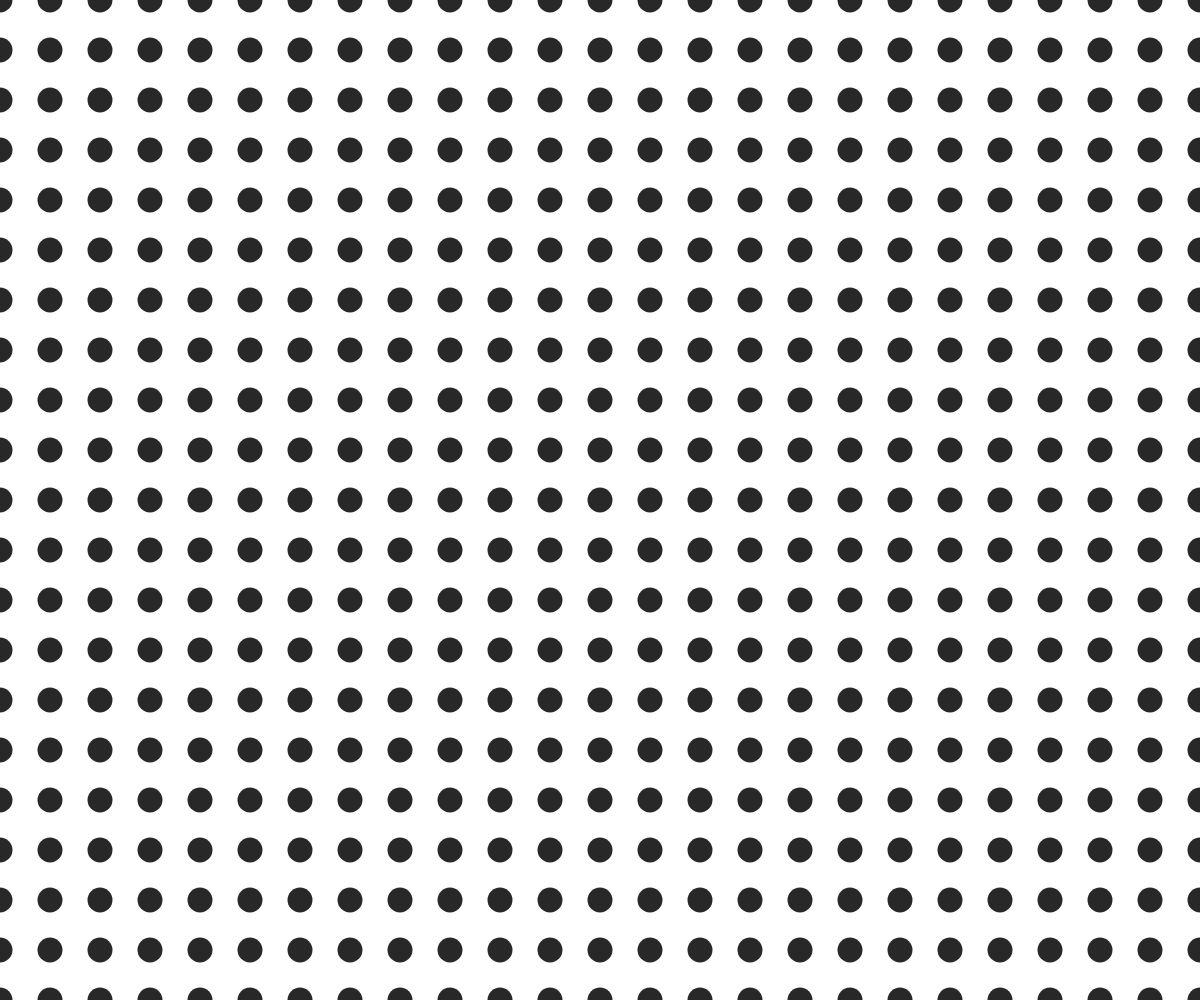
Frame 1 (no input)
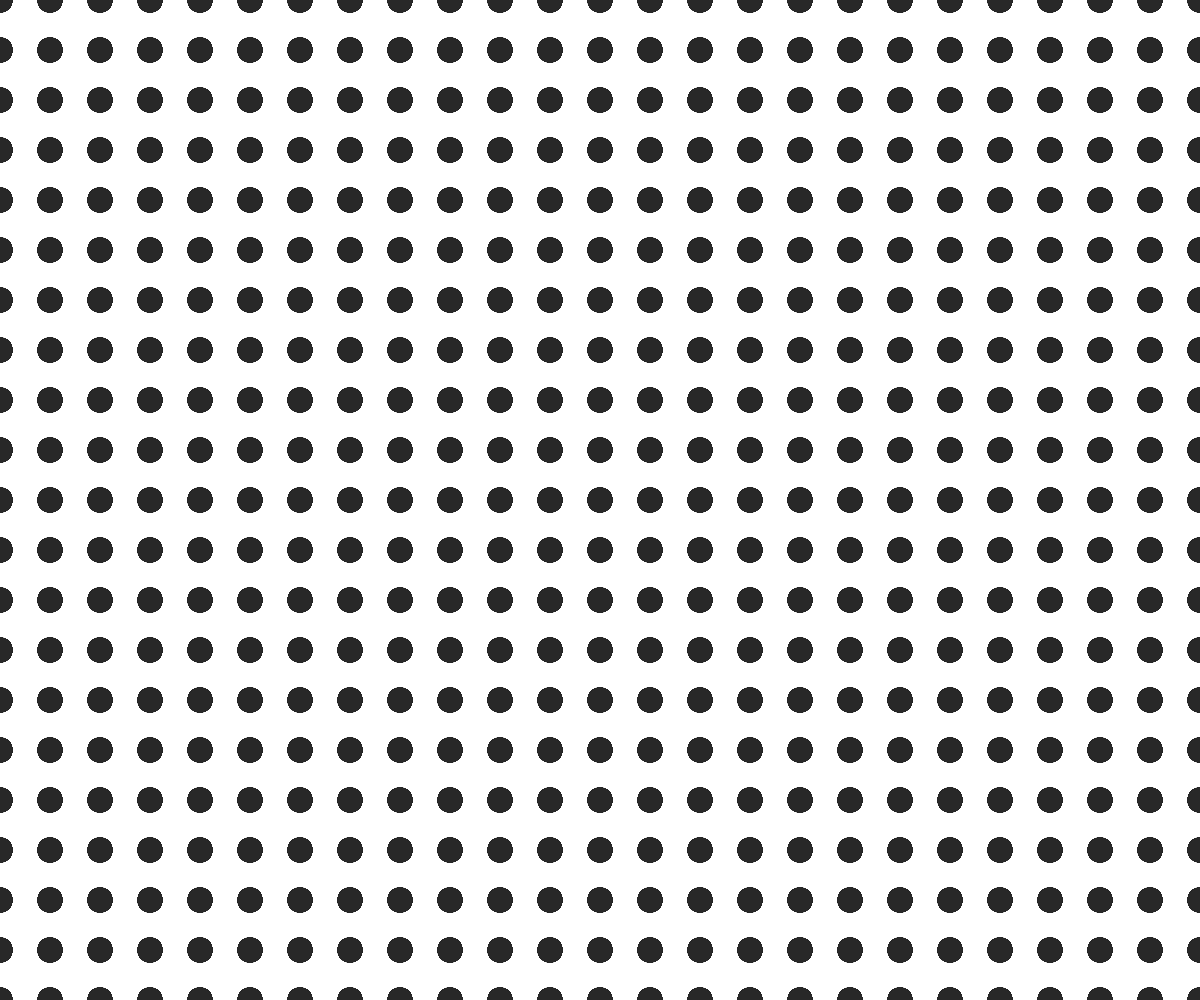
Frame 60 (no input)
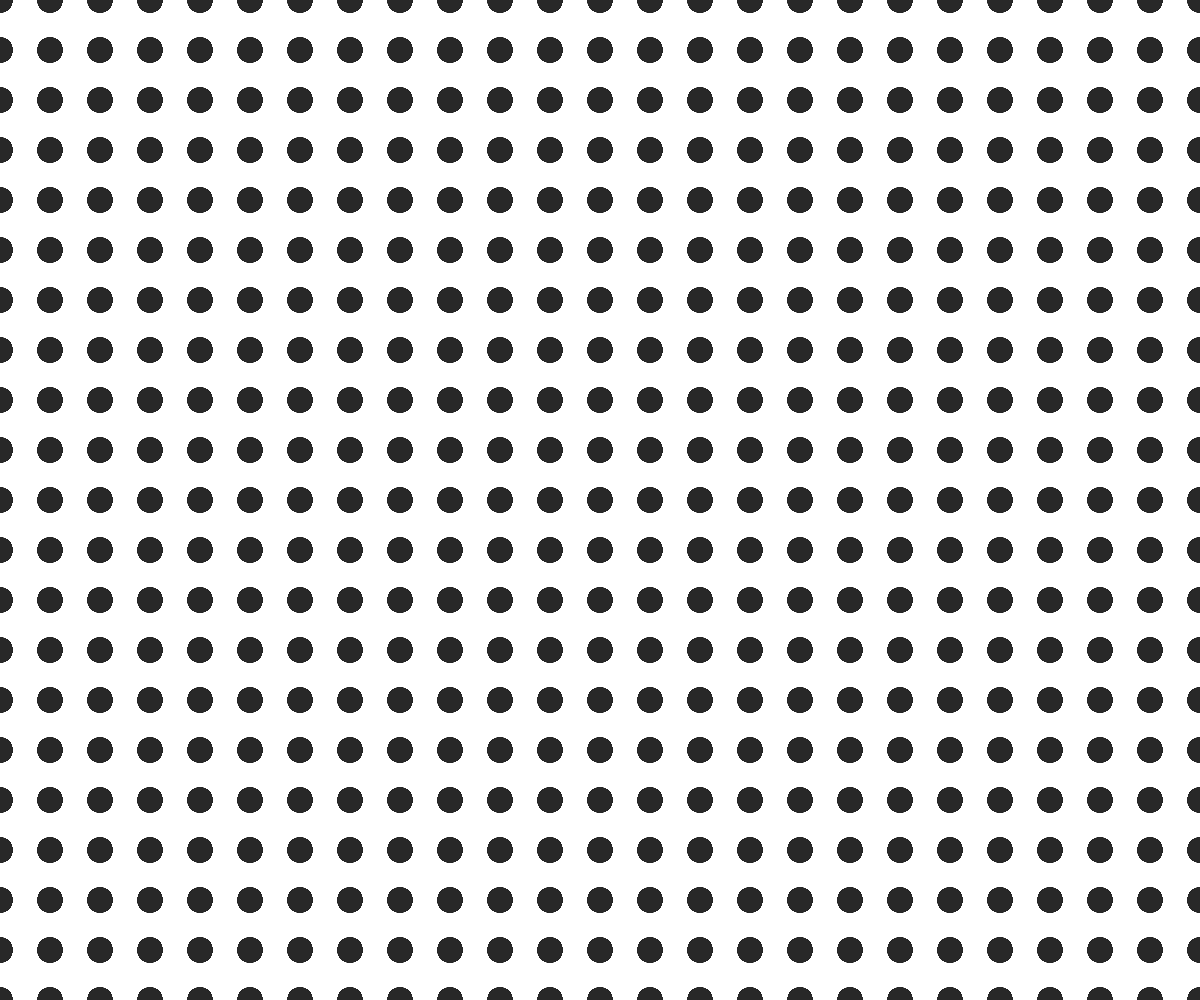
Frame 120 (the mouse pressed at the canvas centre since frame 60)

The p5.js sketch that drew these frames (run headless with seeded random() and noise() and a simulated clock; from frame 60 on, the mouse is pressed at the canvas centre):

// p5.js sketch
// ── sketch.js

function setup() {
    createCanvas(windowWidth, windowHeight);
}
function draw() {
    fill(40);
    noStroke();

    // var x = 0;
    // while(x < width) {
    //     ellipse(x, 150, 25, 25);
    //     x = x + 50;
    // }

    for (var x = 0; x <= width; x += 50){
        for (var y = 0; y <= height; y += 50) {
            ellipse(x, y, 25, 25);
        }
    }
}
